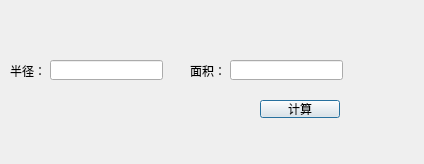
<?xml version="1.0" encoding="UTF-8"?>
<ui version="4.0">
 <class>Dialog</class>
 <widget class="QDialog" name="Dialog">
  <property name="geometry">
   <rect>
    <x>0</x>
    <y>0</y>
    <width>424</width>
    <height>164</height>
   </rect>
  </property>
  <property name="windowTitle">
   <string>Dialog</string>
  </property>
  <widget class="QLabel" name="label">
   <property name="geometry">
    <rect>
     <x>10</x>
     <y>60</y>
     <width>40</width>
     <height>21</height>
    </rect>
   </property>
   <property name="text">
    <string>半径：</string>
   </property>
  </widget>
  <widget class="QLabel" name="redius_label">
   <property name="geometry">
    <rect>
     <x>190</x>
     <y>60</y>
     <width>40</width>
     <height>21</height>
    </rect>
   </property>
   <property name="frameShape">
    <enum>QFrame::NoFrame</enum>
   </property>
   <property name="frameShadow">
    <enum>QFrame::Plain</enum>
   </property>
   <property name="text">
    <string>面积：</string>
   </property>
  </widget>
  <widget class="QLineEdit" name="lineEdit">
   <property name="geometry">
    <rect>
     <x>50</x>
     <y>60</y>
     <width>113</width>
     <height>20</height>
    </rect>
   </property>
  </widget>
  <widget class="QPushButton" name="pushButton">
   <property name="geometry">
    <rect>
     <x>260</x>
     <y>100</y>
     <width>80</width>
     <height>18</height>
    </rect>
   </property>
   <property name="text">
    <string>计算</string>
   </property>
  </widget>
  <widget class="QLineEdit" name="lineEdit_2">
   <property name="geometry">
    <rect>
     <x>230</x>
     <y>60</y>
     <width>113</width>
     <height>20</height>
    </rect>
   </property>
  </widget>
 </widget>
 <resources/>
 <connections/>
</ui>
